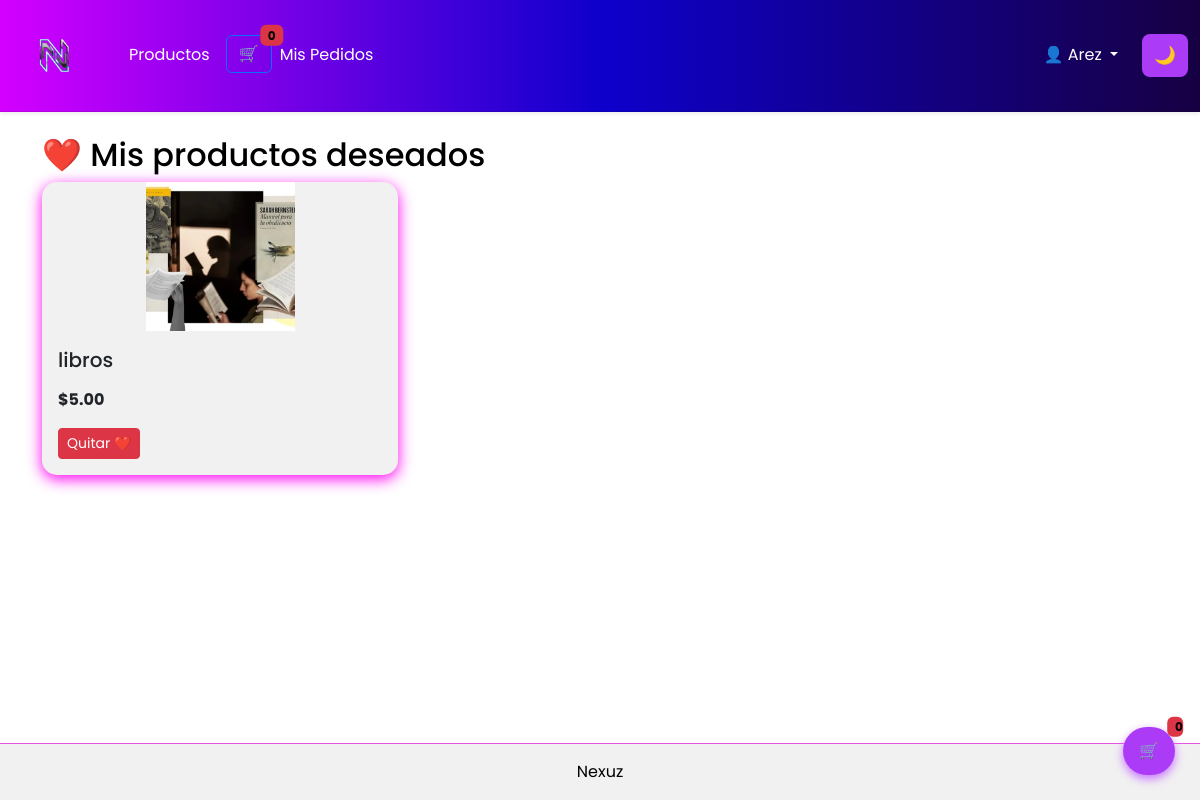
The page /deseado (signed in) on the database its author committed.
### models/producto.py (models this page shows)
class Producto(db.Model):
    id = db.Column(db.Integer, primary_key=True)
    nombre = db.Column(db.String(100), nullable=False)
    descripcion = db.Column(db.Text, nullable=True)
    precio = db.Column(db.Float, nullable=False)
    stock = db.Column(db.Integer, default=0)
    imagen = db.Column(db.String(200), nullable=True)
    categoria = db.Column(db.String(50), nullable=False, default="comida")
    categoria = db.Column(db.String(50), nullable=False)

### routes/deseado.py (the view)
@deseado_bp.route("/deseado")
def ver_deseados():
    if not session.get("usuario_id"):
        return redirect(url_for("auth.login"))
    ids = Deseado.query.filter_by(usuario_id=session["usuario_id"]).all()
    productos = [Producto.query.get(i.producto_id) for i in ids]
    return render_template("deseado/listar.html", productos=productos)

### templates/deseado/listar.html (shortened to what this page needs)
{% extends "base.html" %}
{% block content %}
<h2>❤️ Mis productos deseados</h2>
{% if productos %}
<div class="row">
    {% for p in productos %}
    <div class="col-md-4 mb-4">
        <div class="card h-100">
            {% if p.imagen %}
            <img src="{{ url_for('static', filename='uploads/' ~ p.imagen) }}"
                 class="card-img-top" style="height: 150px; object-fit: contain;">
            {% endif %}
            <div class="card-body">
                <h5>{{ p.nombre }}</h5>
                <p class="fw-bold">${{ '%.2f'|format(p.precio) }}</p>
                <a href="{{ url_for('deseado.eliminar_deseado', producto_id=p.id) }}"
                   class="btn btn-danger btn-sm">Quitar ❤️</a>
            </div>
        </div>
    </div>
    {% endfor %}
</div>
{% else %}
<div class="alert alert-info">No tienes productos deseados aún.</div>
{% endif %}
{% endblock %}

### static/css/estilos.css (style rules this page uses)
:root { --bg: #ffffff; --text: #000000; --card-bg: #f1f1f1; --accent: #ab3bf6; --nav-bg: linear-gradient(90deg, #d400ff 0%, #0e00cc 50%, #170042 100%); --nav-text: #ffffff; }
body { background: var(--bg); color: var(--text); margin: 0; font-family: "Poppins", sans-serif; transition: 0.3s ease; }
.row, [class*="col-"], .col, .col-md-4 { overflow: visible !important; }
.card { background: var(--card-bg) !important; border-radius: 15px; overflow: visible; box-shadow: 0 4px 15px rgb(255, 0, 242); transition: transform .2s, box-shadow .2s; border: none; position: relative; z-index: 1; }
.card img { display: block; width: 100%; border-bottom: 1px solid rgba(255, 255, 255, 0.15); }

### rows shown on the page
Producto: imagen (picture), nombre "libros", precio "5.00"

### other values the page prints
{{ (session.get('carrito') or []) | length }} "0"
{{ session['usuario_nombre'] }} "Arez"
